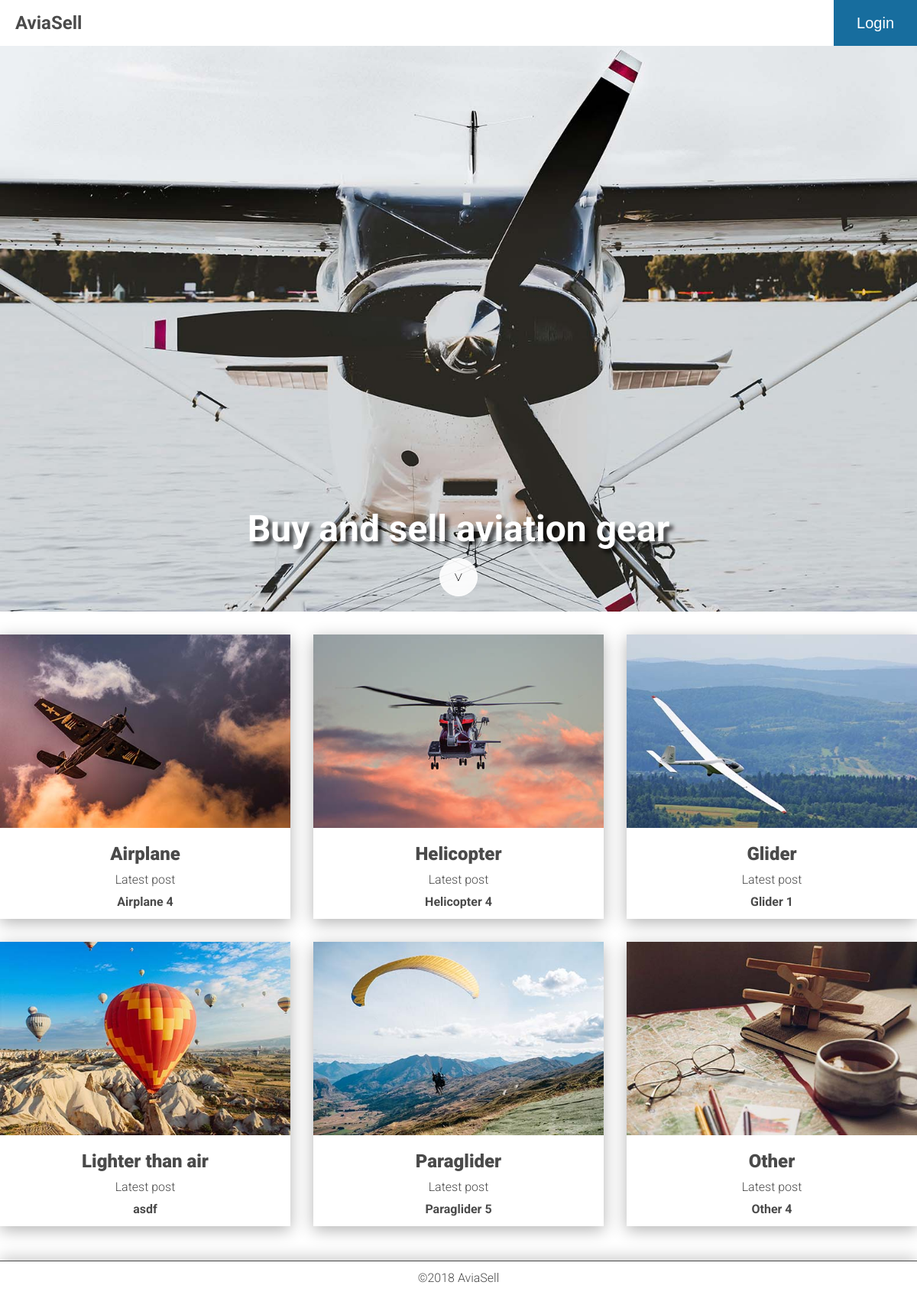
The page / on the database its author committed.
### app/database_setup.py (models this page shows, shortened)
class Category(Base):
    __tablename__ = 'category'
    id = Column(Integer, primary_key=True)
    name = Column(String(250), nullable=False)
    picture = Column(String(250))
    description = Column(String(250))
    slug = Column(String(30), unique=True)

class CategoryItem(Base):
    __tablename__ = 'category_item'
    id = Column(Integer, primary_key=True)
    title = Column(String(80), nullable=False)
    description = Column(Text(), nullable=False)
    location = Column(String(250), nullable=False)
    picture = Column(String(250), nullable=False)
    price = Column(String(32), nullable=False)
    created_date = Column(DateTime, default=datetime.datetime.utcnow)
    category_id = Column(Integer, ForeignKey('category.id'))
    category = relationship(Category)
    user_id = Column(Integer, ForeignKey('user.id'))
    user = relationship(User)

### app/views/index.py (the view)
@webapp.route('/')
def mainIndex():
    categories = CategoryController.categoriesWithLatestItem()
    login_session = AuthController.getSessionData()
    return render_template('index.html',
                           categories=categories,
                           session=login_session)

### app/controllers/authcontroller.py (called while the page is built)
    def getSessionData():
        return login_session

### app/controllers/categorycontroller.py (called while the page is built)
    def categoriesWithLatestItem():
        categories = CategoryModel.getAll()
        result = []
        for category in categories:
            result.append((category, ItemModel.getLatestItem(category.id)))
        return result

### app/models/categorymodel.py (called while the page is built)
    def getAll():
        result = session.query(Category).all()
        return result

### app/models/itemmodel.py (called while the page is built)
    def getLatestItem(category_id):
        result = session.query(CategoryItem)\
                        .filter_by(category_id=category_id)\
                        .order_by(CategoryItem.created_date.desc())\
                        .first()
        return result

### app/templates/index.html (shortened to what this page needs)
{% extends "base.html" %}
{% block content %}
{% if 'username' not in session %}
<div id="banner">
    <div class="bannerText">
        <h1 class="slogan" tabindex="0">
            Buy and sell aviation gear
        </h1>
        <a href="#catList">
            <div class="arrow">
                &gt;
            </div>
        </a>
    </div>
</div>
{% endif %}
<div class="container">
    <ul id="catList" class="categoryList">
        {% for category, item in categories %}
        <li class="categoryItem shadow">
            <a href="{{ url_for('getCategoryPage', category_slug = category.slug, page = '1') }}">
                <img src="{{ url_for('static', filename='images/' + category.picture) }}"
                     alt="{{ category.description }}">
            </a>
            <h2 class="categoryTitle">
                <a href="{{ url_for('getCategoryPage', category_slug = category.slug, page = '1') }}">
                    {{ category.name }}
                </a>
            </h2>
            <h3 class="categorySub">
                Latest post
            </h3>
            <h4 class="latestItem">
                <a href="{{ url_for('readItem', category_slug = category.slug, item_name = item.title, item_id=item.id) }}">
                {{item.title}}
                </a>
            </h4>
        </li>
        {% endfor %}
    </ul>
</div>
{% endblock %}

### app/templates/base.html (shortened to what this page needs)
<!doctype html>
<html class="no-js" lang="en">
<head>
    <link rel="stylesheet" href="{{ url_for('static', filename='css/main.css') }}">
    <link rel="stylesheet" href="https://use.fontawesome.com/releases/v5.3.1/css/all.css">
</head>
<body>
    <header class="shadow">
        <div class="logo">
            <a href="{{ url_for('mainIndex') }}">AviaSell</a>
        </div>
        <div class="headerButtons">
            {% if 'username' not in session %}
            <button class="button blue">
                <a href="{{ url_for('login') }}">
                    <div class="text">
                        Login
                    </div>
                </a>
            {% endif %}
            </button>
        </div>
    </header>
    <main>
        {% block content %}{% endblock %}
    </main>
    <footer tabindex="0">
        ©2018 AviaSell
    </footer>
</body>
</html>

### app/static/css/main.css (style rules this page uses)
body,html { margin:0;padding:0;width:100%;height:100% }
embed,img,object,video { margin:0;padding:0;max-width:100% }
body { font-family:Roboto,sans-serif;font-size:16px;line-height:24px;display:-ms-grid;display:grid;-ms-grid-rows:60px auto 60px;grid-template-rows:60px auto 60px;color:#4a4a4a }
li,ul { list-style:none;padding:0;margin:0 }
a { text-decoration:none;color:#4a4a4a }
.shadow { box-shadow:0 5px 20px 0 rgba(0,0,0,.3) }
header { width:100%;height:60px;display:-ms-flexbox;display:flex;-ms-flex-align:center;align-items:center;-ms-flex-pack:justify;justify-content:space-between }
header .logo { padding:0 20px;font-weight:700;font-size:24px;color:#4a4a4a }
header .headerButtons { height:100%;display:-ms-flexbox;display:flex }
header .headerButtons .text { display:none }
header .headerButtons .button { display:-ms-grid;display:grid;-ms-flex-align:center;align-items:center;height:100%;border:none;padding:0 30px;font-size:20px;font-weight:300 }
header .headerButtons .button a { color:#fff }
header .headerButtons .blue { background:#176d9e }
#banner { height:calc(100vh - 60px);background-image:url(../images/mainbanner1500x1000px.jpg);background-color:#4a4a4a;background-position:50%;background-repeat:no-repeat;background-size:cover;width:100%;margin:auto;-ms-flex-align:end;align-items:flex-end }
#banner,#banner .bannerText { display:-ms-flexbox;display:flex;-ms-flex-wrap:wrap;flex-wrap:wrap;-ms-flex-pack:center;justify-content:center }
#banner .bannerText .slogan { width:100%;color:#fff;font-weight:700;font-size:48px;line-height:56px;text-align:center;position:relative;padding:10px 20px;margin:0;text-shadow:5px 5px 5px rgba(0,0,0,.7) }
#banner .bannerText .arrow { display:-ms-grid;display:grid;-ms-flex-pack:center;justify-content:center;-ms-flex-align:center;align-items:center;width:48px;height:48px;border:1px solid #fff;border-radius:50%;background-color:hsla(0,0%,100%,.9);transform:rotate(90deg);margin:0 0 20px;font-size:24px;font-weight:100;color:#000 }
.categoryList { margin:30px 0;grid-gap:30px }
.categoryList,.categoryList .categoryItem { display:-ms-grid;display:grid }
.categoryList .categoryItem .categoryTitle { font-size:24px;font-weight:900;color:#4a4a4a;text-align:center;padding:15px 0 10px;margin:0 }
.categoryList .categoryItem .categorySub { font-size:16px;font-weight:300;color:#4a4a4a;text-align:center;padding:0 0 5px;margin:0 }
.categoryList .categoryItem .latestItem { font-size:16px;font-weight:700;color:#4a4a4a;text-align:center;padding:0 0 10px;margin:0 }
.container,main { max-width:100% }
.container { margin:20px }
footer { -ms-flex-item-align:end;-ms-grid-row-align:end;align-self:end;border-top:1px solid #4a4a4a;font-weight:300;max-width:100%;padding:10px 20px;color:#4a4a4a;text-align:center;box-shadow:0 -5px 20px 0 rgba(0,0,0,.2) }
@media screen and (min-width:500px) { header .headerButtons .text { display:block } }
@media screen and (min-width:500px) { .categoryList { -ms-grid-columns:1fr 1fr;grid-template-columns:1fr 1fr } }
@media screen and (min-width:800px) { .categoryList { -ms-grid-columns:1fr 1fr 1fr;grid-template-columns:1fr 1fr 1fr } }
@media screen and (min-width:1200px) { .container { width:1200px;margin:0 auto } }

### rows shown on the page
Category: picture (picture), name "Airplane", title "Airplane 4"
Category: picture (picture), name "Helicopter", title "Helicopter 4"
Category: picture (picture), name "Glider", title "Glider 1"
Category: picture (picture), name "Lighter than air", title "asdf"
Category: picture (picture), name "Paraglider", title "Paraglider 5"
Category: picture (picture), name "Other", title "Other 4"
